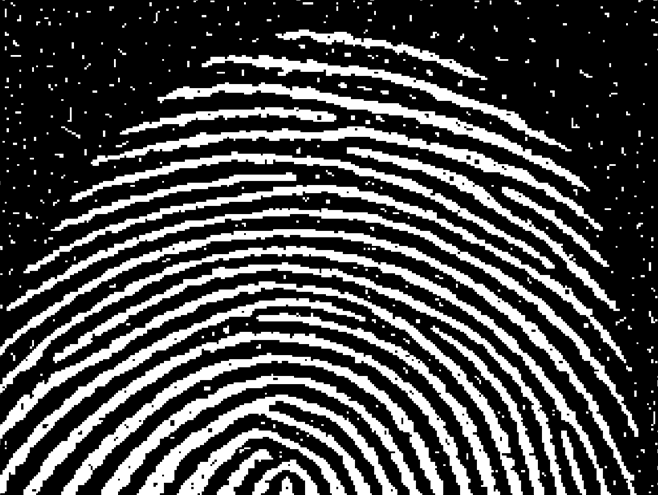
%> input picture ImageProcessing-2/SourceCode/1.hafta/Resim1.png, 658 x 495 px
$ octave pamak_izi.m   (GNU Octave 9; MATLAB toolbox functions it lacks are replaced by stand-ins)
%> lines starting %> are read from the running program, lines starting %| are printed output that depends on the picture; in (x1, y1, x2, y2) boxes, pixels count from 0 and x2, y2 are one past the last pixel; in counts of white or black regions, pixels touching at a corner belong together; the program's own positions count from 1
%se = strel('square',3);
se = ones(5);
IM = imread('Resim1.png');
%> IM is the input picture: size 495x658x3 uint8; min 0, max 255, mean 73.6
IM = im2bw(IM);
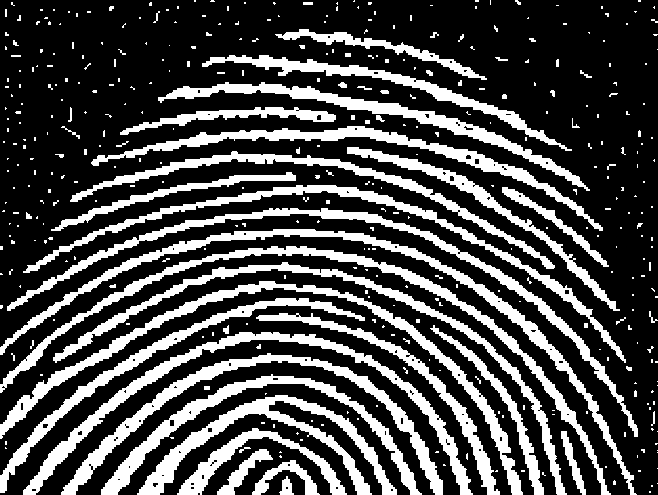
%> IM: size 495x658 logical; 28.8% white; 406 white regions (339 under 20 px), largest, box (x1, y1, x2, y2) and area: (0, 229, 637, 495) 6077, (0, 281, 523, 495) 5983, (0, 246, 611, 495) 5821
figure
imshow(IM)

im_e = imerode(IM,se);
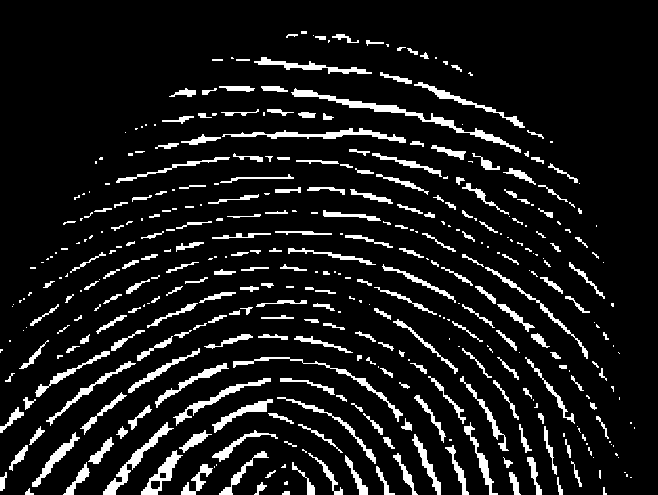
%> im_e: size 495x658 logical; 9.8% white; 403 white regions (166 under 20 px), largest, box (x1, y1, x2, y2) and area: (291, 88, 521, 153) 1283, (222, 128, 406, 143) 804, (103, 422, 174, 495) 740
%figure
%imshow(im_e)
im_d = imdilate(im_e,se);
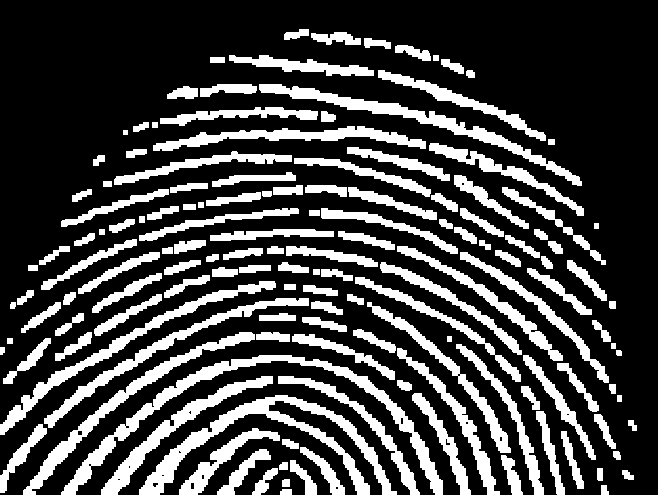
%> im_d: size 495x658 logical; 26.1% white; 145 white regions, largest, box (x1, y1, x2, y2) and area: (61, 355, 443, 495) 4972, (139, 395, 397, 495) 4864, (259, 84, 582, 186) 3339
%figure
%imshow(im_d)
im_d_d = imdilate(im_d,se);
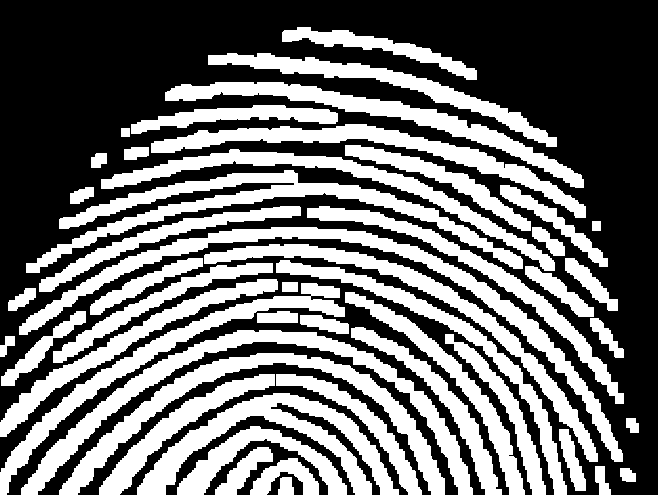
%> im_d_d: size 495x658 logical; 43.2% white; 49 white regions, largest, box (x1, y1, x2, y2) and area: (19, 227, 623, 462) 9311, (26, 170, 523, 273) 8927, (21, 330, 473, 495) 8566
%figure
%imshow(im_d_d)
im_d_d_e = imerode(im_d_d,se);
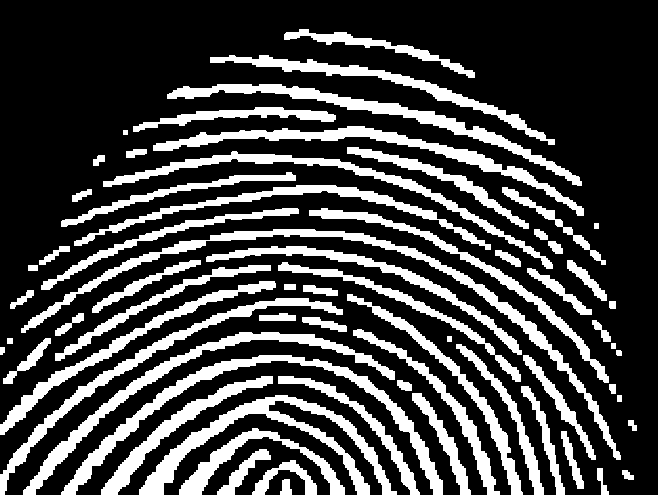
%> im_d_d_e: size 495x658 logical; 26.6% white; 67 white regions, largest, box (x1, y1, x2, y2) and area: (21, 229, 621, 460) 5571, (61, 355, 443, 495) 5049, (139, 395, 397, 495) 4908
figure
imshow(im_d_d_e)
